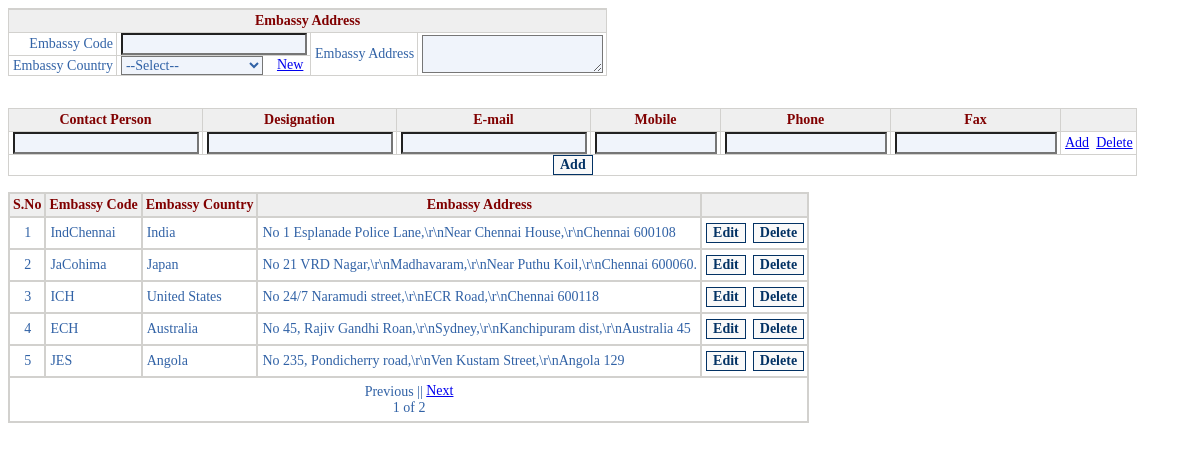
The page /Settings/embassy.php on the database its author committed.
### tables this page shows
CREATE TABLE `embassyaddress` (
  `EmbassyAddressId` int NOT NULL AUTO_INCREMENT,
  `CountryId` int DEFAULT NULL,
  `EmbassyCode` varchar(30) NOT NULL DEFAULT '',
  `Address` varchar(250) NOT NULL DEFAULT '',
  PRIMARY KEY (`EmbassyAddressId`)
);

CREATE TABLE `countrydetails` (
  `CountryId` bigint NOT NULL AUTO_INCREMENT,
  `Countrycode` varchar(5) NOT NULL DEFAULT '',
  `CountryName` varchar(50) DEFAULT NULL,
  `Nationality` varchar(50) NOT NULL DEFAULT '',
  PRIMARY KEY (`CountryId`)
);

### Settings/embassy.php (the view, shortened to what this page needs)
<?php
include "../AJAX/MasterAjax.php";
?>
<html><head><?php $xajax->printJavascript();?> <meta http-equiv="Page-Exit" content="revealTrans(Duration=0.5,Transition=22)">
<link href="../Style/heoscss.css" rel="stylesheet" type="text/css">
</head><body>
<?php
if(!isset($_POST['editButton']) && !isset($_POST['btncancel']) && !isset($_POST['deleteButton']) && !isset($_POST['btnupdate']) && !isset($_POST['addButton']))
{
MainForm();
EmbassyAddressFill();
}
function EmbassyAddressFill()
{
if(!isset($_GET['page']))
{
@$cat=$_GET['cat'];
if(strlen($cat)==0)
{
$page=1;
fillPage($page);
}
}
else
{
$page = $_GET['page'];
$_SESSION['pagevalueforEmbassy']=$page;
fillPage($page);
}
}
function fillPage($page)
{
$page  = (int) $page;
$limit = 5;
$result = mysql_query("select count(*) from embassyaddress");
$total = mysql_result($result, 0);
$pager  = getPagerData($total, $limit, $page);
if($total==0){$offset=0;}
else{$offset = $pager->offset;}
$limit  = $pager->limit;
$page   = $pager->page;
$queryselectEmbassy="select * from embassyaddress limit $offset,$limit";
$queryselectEmbassyexec=mysql_query($queryselectEmbassy);
if(mysql_num_rows($queryselectEmbassyexec)){
print "<form method='post' name='EmbassyAddress'>
<table border='0' cellspacing='2' cellpadding='5' class='table'>
<tr><th>S.No</th><th>Embassy Code</th><th>Embassy Country</th><th>Embassy Address</th><th>&nbsp;</th></tr>\n";
$sno=1;
while($Fetch=mysql_fetch_array($queryselectEmbassyexec))
{
$recordid=$Fetch["recordid"];
$CountryId=$Fetch["CountryId"];
$EmbassyCode=$Fetch["EmbassyCode"];
$Address=$Fetch["Address"];
$sql =mysql_query("select CountryName from countrydetails where CountryId='$CountryId'");
$CountryName = mysql_result($sql, 0);
print "<tr><td align='center' name=d[] value='$sno' class='balanceheaderrow'>$sno</td><td>$EmbassyCode</td><td>$CountryName</td><td>$Address</td>
<input type='hidden' name='recordid[]' value='$recordid'>
<td><input type='submit' name='editButton[$EmbassyCode]' value='Edit'>
&nbsp;<input type='submit' name='deleteButton[$EmbassyCode]'  value='Delete'></td>
</tr>\n";
$sno=$sno+1;
}
print "<tr><td align='center' colspan='6'>\n";
if ($page == 1)
echo "Previous";
else
echo "<a href='EmbassyAddress.php?page=" . ($page - 1) . "'>Previous</a>";
print " ||  \n";
if ($page == $pager->numPages)
echo "Next";
else
echo "<a href='EmbassyAddress.php?page=" . ($page + 1) . "'>Next</a>";
print "<br>$page of $pager->numPages</td></tr></table></form>\n";
}
}
function getPagerData($numHits, $limit, $page)
{
$numHits  = (int) $numHits;
$limit    = max((int) $limit, 1);
$page     = (int) $page;
$numPages = ceil($numHits / $limit);
$page = max($page, 1);
$page = min($page, $numPages);
$offset = ($page - 1) * $limit;
$ret = new stdClass;
$ret->offset   = $offset;
$ret->limit    = $limit;
$ret->numPages = $numPages;
$ret->page     = $page;
return $ret;
}
function MainForm()
{
print
"<form method='post' name='EmbassyAddress'>
<table border='0' class='table' cellspacing='1' cellpadding='0'><tr><tr><th colspan=6>Embassy Address</th></tr>
<tr><td align='right'>Embassy Code</td><td><input type='text' name='EmbassyCodeTxt' id='EmbassyCodeTxt'></td>
<td align='right' rowspan='2'>Embassy Address</td>
<td rowspan='2'><textarea class='textarea' name='address' id='address'></textarea></td></tr><tr>
<td align='right'>Embassy Country</td><td><select class='citizen' name='CountryCodeCom'>
<option value='Select'>--Select--</option>";
echo" </select>&nbsp;&nbsp;&nbsp;&nbsp;<a href='CountryDetail.php'>New</a></td></tr></table>
<br><br><table id='contactdeatils' border=0 cellspacing=1 cellpadding=0>
<tr><th>Contact Person</th><th>Designation</th><th>E-mail</th><th>Mobile</th><th>Phone</th><th>Fax</th><th></th></tr>
<tr>
<td><input type='text' name='contactperson[0]' value='' id='contactperson[0]'></td>
<td><input type='text' name='designation[0]' value='' id='designation[0]'></td>
<td><input type='text' name='email[0]' id='email[0]'></td>
<td><input type='text' name='mobile[0]' id='mobile[0]' size=12></td>
<td><input type='text' name='phone[0]' id='phone[0]' size=17></td>
<td><input type='text' name='fax[0]' id='fax[0]' size=17></td>
<td><a href='javascript:createRow();'>Add</a>&nbsp;&nbsp;<a href='javascript:deleteRow();'>Delete</a></td></tr>
<tr><td colspan=7 align=center><input type='submit' name='addButton' value='Add'></tr></table><br>\n";
}
?>
</body></html>

### Style/heoscss.css (style rules this page uses)
* { font-family:Calibri; // System, Verdana, Arial, Helvetica, sans-serif, Lucida Fax, Lucida Sans, Courier New; font-size:14px; // 11px font-weight:800; }
table { background:#D2D1CE; // #FFFFFF; }
tr { background:#ffffff; color:#3162A6; // 3162A6 }
th { background:#efefef; color:#800000; padding:3px; font-weight:600; }
td { padding-left:4px; padding-right:3px; background:#ffffff; vertical-align:middle; }
input[type="text"] { background:#F0F4FB; color:#3162A6; }
select { background:#F0F4FB; color:#3162A6; }
textarea { background:#F0F4FB; color:#3162A6; }
input[type="submit"],input[type="button"] { background-color:#F9F9F9; border:solid; border-width:1px; border-color:#033264; color:#033264; font-weight:800; }
a { vertical-align:text-bottom; }

### rows shown on the page
embassyaddress: EmbassyCode "IndChennai", CountryId.CountryName "India", Address "No 1 Esplanade Police Lane,\\r\\nNear Chennai House,\\r\\nChennai 600108"
embassyaddress: EmbassyCode "JaCohima", CountryId.CountryName "Japan", Address "No 21 VRD Nagar,\\r\\nMadhavaram,\\r\\nNear Puthu Koil,\\r\\nChennai 600060."
embassyaddress: EmbassyCode "ICH", CountryId.CountryName "United States", Address "No 24/7 Naramudi street,\\r\\nECR Road,\\r\\nChennai 600118"
embassyaddress: EmbassyCode "ECH", CountryId.CountryName "Australia", Address "No 45, Rajiv Gandhi Roan,\\r\\nSydney,\\r\\nKanchipuram dist,\\r\\nAustralia 45"
embassyaddress: EmbassyCode "JES", CountryId.CountryName "Angola", Address "No 235, Pondicherry road,\\r\\nVen Kustam Street,\\r\\nAngola 129"

### other values the page prints
$page "1"
$pager->numPages "2"
